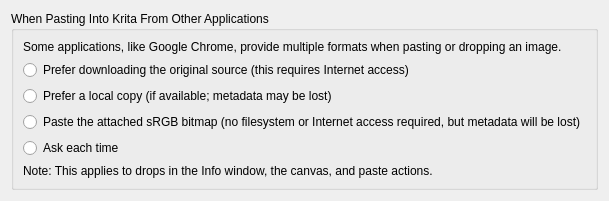
     <widget class="QWidget" name="tab_5">
      <attribute name="title">
       <string>Pasting</string>
      </attribute>
      <layout class="QFormLayout" name="formLayout_18">
       <item row="0" column="0" colspan="2">
        <widget class="QGroupBox" name="grpPasteFrom">
         <property name="title">
          <string>When Pasting Into Krita From Other Applications</string>
         </property>
         <layout class="QFormLayout" name="formLayout_8">
          <item row="1" column="0" colspan="2">
           <widget class="QRadioButton" name="btnDownload">
            <property name="text">
             <string>Prefer downloading the original source (this requires Internet access)</string>
            </property>
           </widget>
          </item>
          <item row="5" column="0" colspan="2">
           <widget class="QLabel" name="lblPasteNote">
            <property name="text">
             <string>Note: This applies to drops in the Info window, the canvas, and paste actions.</string>
            </property>
           </widget>
          </item>
          <item row="0" column="0" colspan="2">
           <widget class="QLabel" name="lblPasteContext">
            <property name="text">
             <string>Some applications, like Google Chrome, provide multiple formats when pasting or dropping an image.</string>
            </property>
           </widget>
          </item>
          <item row="2" column="0" colspan="2">
           <widget class="QRadioButton" name="btnLocal">
            <property name="text">
             <string>Prefer a local copy (if available; metadata may be lost)</string>
            </property>
           </widget>
          </item>
          <item row="3" column="0" colspan="2">
           <widget class="QRadioButton" name="btnBitmap">
            <property name="text">
             <string>Paste the attached sRGB bitmap (no filesystem or Internet access required, but metadata will be lost)</string>
            </property>
           </widget>
          </item>
          <item row="4" column="0" colspan="2">
           <widget class="QRadioButton" name="btnAsk">
            <property name="text">
             <string>Ask each time</string>
            </property>
           </widget>
          </item>
         </layout>
        </widget>
       </item>
      </layout>
     </widget>
